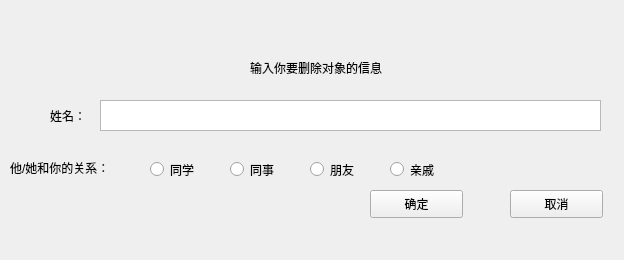
<?xml version="1.0" encoding="UTF-8"?>
<ui version="4.0">
 <class>delete_person</class>
 <widget class="QWidget" name="delete_person">
  <property name="geometry">
   <rect>
    <x>0</x>
    <y>0</y>
    <width>624</width>
    <height>260</height>
   </rect>
  </property>
  <property name="windowTitle">
   <string>删除信息</string>
  </property>
  <widget class="QPushButton" name="pushButton_2">
   <property name="geometry">
    <rect>
     <x>510</x>
     <y>190</y>
     <width>93</width>
     <height>28</height>
    </rect>
   </property>
   <property name="text">
    <string>取消</string>
   </property>
  </widget>
  <widget class="QTextEdit" name="name">
   <property name="geometry">
    <rect>
     <x>100</x>
     <y>100</y>
     <width>501</width>
     <height>31</height>
    </rect>
   </property>
  </widget>
  <widget class="QPushButton" name="pushButton">
   <property name="geometry">
    <rect>
     <x>370</x>
     <y>190</y>
     <width>93</width>
     <height>28</height>
    </rect>
   </property>
   <property name="text">
    <string>确定</string>
   </property>
  </widget>
  <widget class="QLabel" name="label">
   <property name="geometry">
    <rect>
     <x>50</x>
     <y>80</y>
     <width>101</width>
     <height>71</height>
    </rect>
   </property>
   <property name="text">
    <string>姓名：</string>
   </property>
  </widget>
  <widget class="QLabel" name="label_3">
   <property name="geometry">
    <rect>
     <x>250</x>
     <y>60</y>
     <width>171</width>
     <height>16</height>
    </rect>
   </property>
   <property name="text">
    <string>输入你要删除对象的信息</string>
   </property>
  </widget>
  <widget class="QRadioButton" name="classmate">
   <property name="geometry">
    <rect>
     <x>150</x>
     <y>160</y>
     <width>115</width>
     <height>19</height>
    </rect>
   </property>
   <property name="text">
    <string>同学</string>
   </property>
  </widget>
  <widget class="QRadioButton" name="collaege">
   <property name="geometry">
    <rect>
     <x>230</x>
     <y>160</y>
     <width>115</width>
     <height>19</height>
    </rect>
   </property>
   <property name="text">
    <string>同事</string>
   </property>
  </widget>
  <widget class="QRadioButton" name="the_friend">
   <property name="geometry">
    <rect>
     <x>310</x>
     <y>160</y>
     <width>115</width>
     <height>19</height>
    </rect>
   </property>
   <property name="text">
    <string>朋友</string>
   </property>
  </widget>
  <widget class="QRadioButton" name="relative">
   <property name="geometry">
    <rect>
     <x>390</x>
     <y>160</y>
     <width>115</width>
     <height>19</height>
    </rect>
   </property>
   <property name="text">
    <string>亲戚</string>
   </property>
  </widget>
  <widget class="QLabel" name="label_2">
   <property name="geometry">
    <rect>
     <x>10</x>
     <y>160</y>
     <width>131</width>
     <height>16</height>
    </rect>
   </property>
   <property name="text">
    <string>他/她和你的关系：</string>
   </property>
  </widget>
 </widget>
 <resources/>
 <connections/>
</ui>
